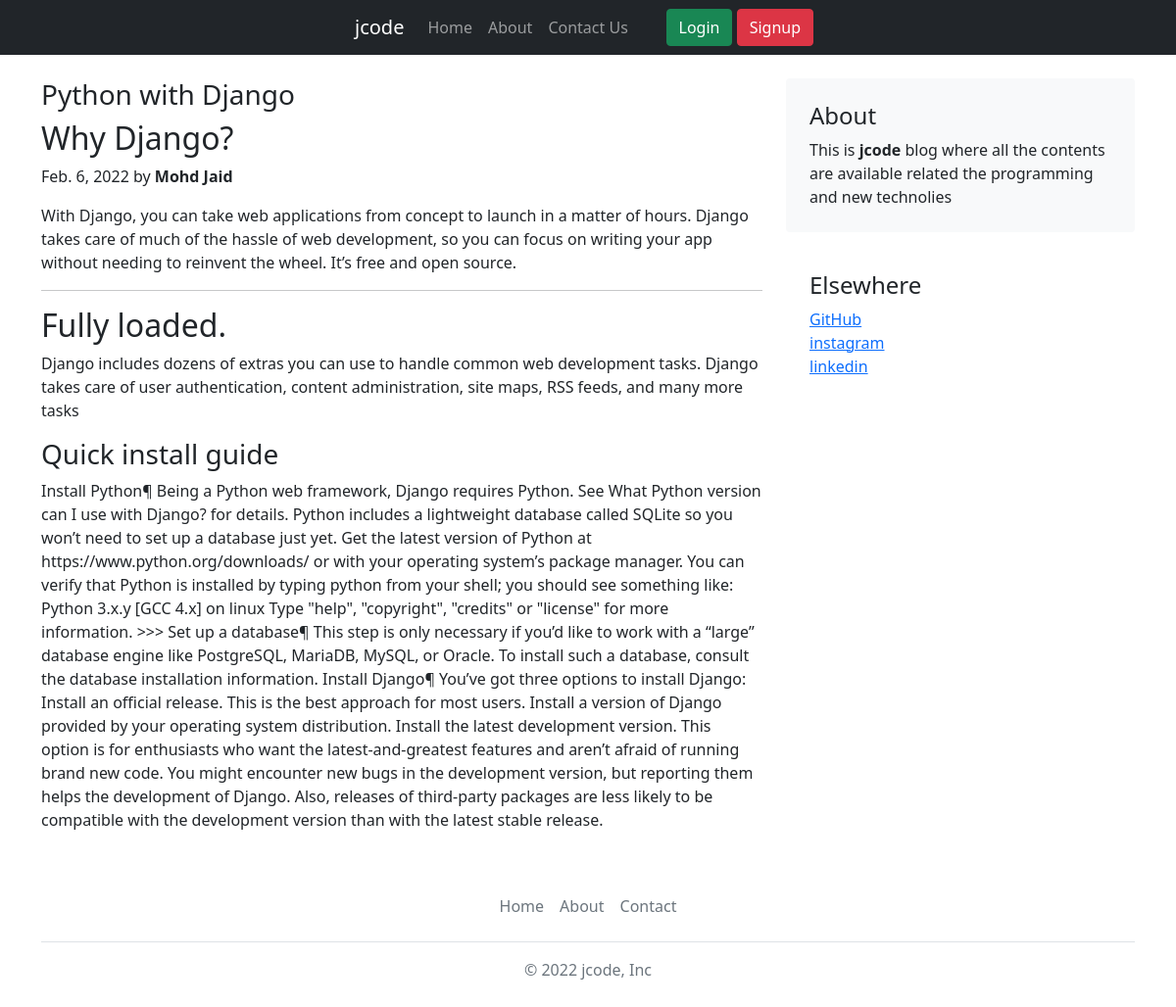
/blog/post/1, run on the app's committed database.
### blog/models.py (models this page shows)
class Post(models.Model):
    post_id = models.AutoField(primary_key=True)
    title = models.CharField(max_length=50)
    about = models.CharField(max_length=5000, default='')
    heading0 = models.CharField(max_length=500, default='')
    cheading0 = models.CharField(max_length=5000, default='')
    heading1 = models.CharField(max_length=500, default='')
    cheading1 = models.CharField(max_length=5000, default='')
    heading2 = models.CharField(max_length=500, default='')
    cheading2 = models.CharField(max_length=5000, default='')
    pub_date= models.DateField()
    thumbnail = models.ImageField(upload_to='blog/images', default="")
    def __str__(self):
        return self.title

### blog/views.py (the view)
# urls.py: path("post/<int:id>",views.post,name="post"),
def post(request,id):
    post = Post.objects.filter(post_id=id)[0]
    print(post)
    return render(request,'blog/post.html',{'post':post})

### blog/templates/blog/post.html (shortened to what this page needs)
{% extends 'blog/basic.html' %}
{% load static %}
{% block body %}
<div class="container">
    <div class="row mt-4">
        <div class="col-md-8 blog-main">
            <h3 class="font-italic ">
                {{post.title}}
            </h3>
            <div class="blog-post">
                <h2 class="blog-post-title">{{post.heading0}}</h2>
                <p class="blog-post-meta">{{post.pub_date}} by <strong>Mohd Jaid</strong></p>
                <p>{{post.cheading0}}</p>
                <hr>
                <h2>{{post.heading1}}</h2>
                <p>{{post.cheading1}}</p>
                <h3>{{post.heading2}}</h3>
                <p>{{post.cheading2}}</p>
            </div>
        </div>
        <aside class="col-md-4 blog-sidebar">
            <div class="p-4 mb-3 bg-light rounded">
                <h4 class="font-italic">About</h4>
                <p class="mb-0">This is <strong>jcode </strong>blog where all the contents are available related the programming and new technolies</p>
            </div>
            <div class="p-4">
                <h4 class="font-italic">Elsewhere</h4>
                <ol class="list-unstyled">
                    <li><a href="https://github.com/mohdjaid">GitHub</a></li>
                    <li><a href="https://instagram.com/mohd_jaidu?utm_medium=copy_link">instagram</a></li>
                    <li><a href="https://www.linkedin.com/in/mohd-jaid-7754b7224">linkedin</a></li>
                </ol>
            </div>
        </aside>
    </div>
</div>
{% endblock %}

### blog/templates/blog/basic.html (shortened to what this page needs)
<!doctype html>
<html lang="en">
<head>
    <link href="https://cdn.jsdelivr.net/npm/bootstrap@5.1.3/dist/css/bootstrap.min.css" rel="stylesheet"
>
</head>
<body>
    <nav class="navbar navbar-expand-lg navbar-dark bg-dark">
        <div class="container-fluid col-md-5">
            <a class="navbar-brand" href="/blog">jcode</a>
            <div class="collapse navbar-collapse" id="navbarSupportedContent">
                <ul class="navbar-nav me-auto mb-2 mb-lg-0">
                    <li class="nav-item">
                        <a class="nav-link " aria-current="page" href="/blog">Home</a>
                    </li>
                    <li class="nav-item">
                        <a class="nav-link" href="/blog/about">About</a>
                    </li>
                    <li class="nav-item">
                        <a class="nav-link" href="/blog/contact">Contact Us</a>
                    </li>
                </ul>
                <div class="mx-2">
                    <button class="btn btn-success" data-bs-toggle="modal" data-bs-target="#loginModal">Login</button>
                    <button class="btn btn-danger" data-bs-toggle="modal" data-bs-target="#signupModal">Signup</button>
                </div>
            </div>
            </div>
    </nav>
{% block body %}  {% endblock %}
    <div class="container">
        <footer class="py-3 my-4">
            <ul class="nav justify-content-center border-bottom pb-3 mb-3">
                <li class="nav-item"><a href="#" class="nav-link px-2 text-muted">Home</a></li>
                <li class="nav-item"><a href="about.html" class="nav-link px-2 text-muted">About</a></li>
                <li class="nav-item"><a href="contact.html" class="nav-link px-2 text-muted">Contact</a></li>
            </ul>
            <p class="text-center text-muted">© 2022 jcode, Inc</p>
        </footer>
    </div>
</body>
</html>

### data on the page
Post: title "Python with Django", heading0 "Why Django?", pub_date "Feb. 6, 2022", cheading0 "With Django, you can take web applications from concept to launch in a matter of hours. Django takes care of much of the hassle of web development, so you can focus on writing your app without needing to reinvent the wheel. It’s free and open source.", heading1 "Fully loaded.", cheading1 "Django includes dozens of extras you can use to handle common web development tasks. Django takes care of user authentication, content administration, site maps, RSS feeds, and many more tasks", heading2 "Quick install guide", cheading2 "Install Python¶ Being a Python web framework, Django requires Python. See What Python version can I use with Django? for details. Python includes a lightweight database called SQLite so you won’t need to set up a database just yet. Get the latest version of Python at https://www.python.org/downloads/ or with your operating system’s package manager. You can verify that Python is installed by typing python from your shell; you should see something like: Python 3.x.y [GCC 4.x] on linux Type \"help\", \"copyright\", \"credits\" or \"license\" for more information. >>> Set up a database¶ This step is only necessary if you’d like to work with a “large” database engine like PostgreSQL, MariaDB, MySQL, or…"
